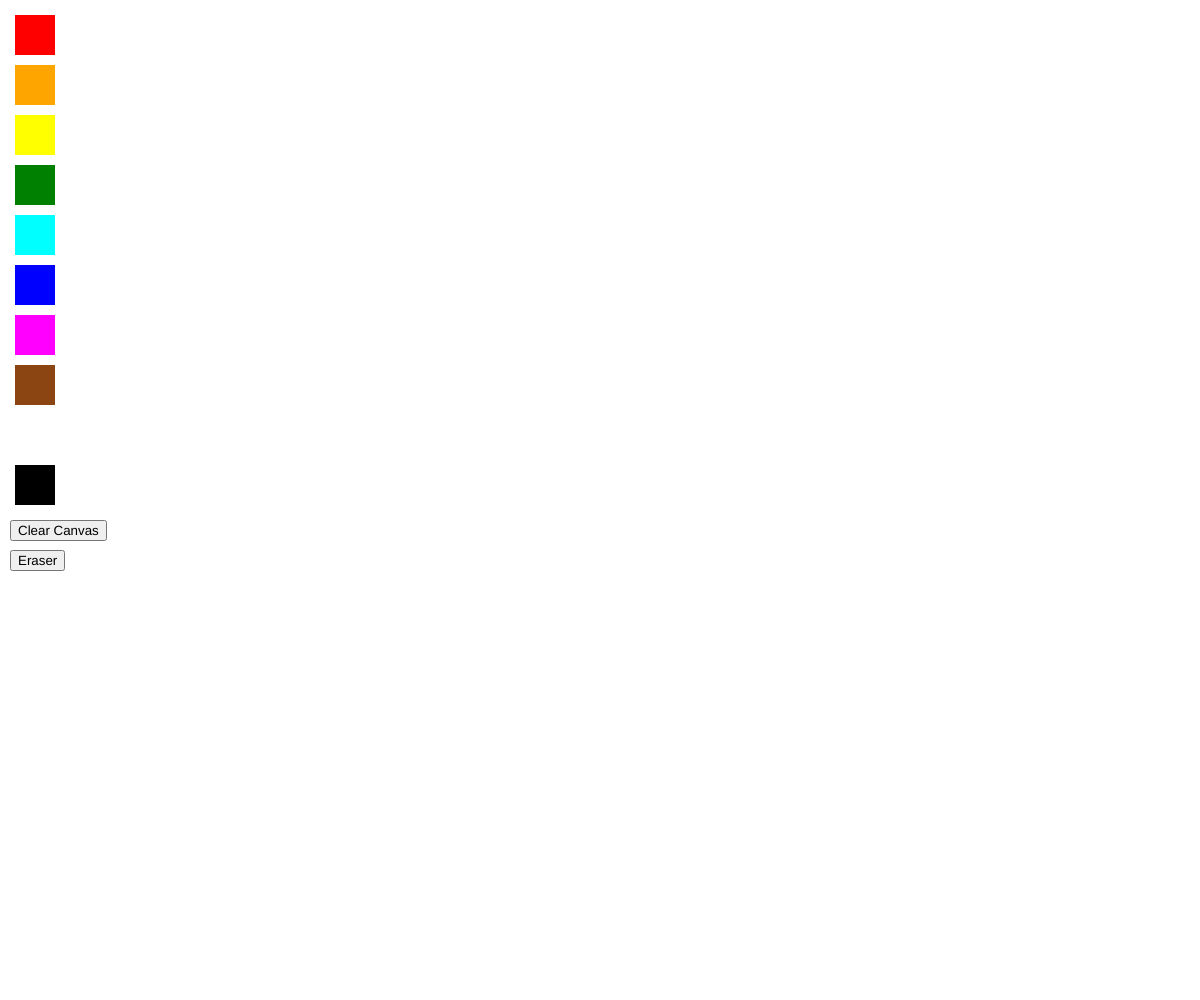
Frame 1 (no input)
Frame 60 (no input): identical to frame 1, image omitted
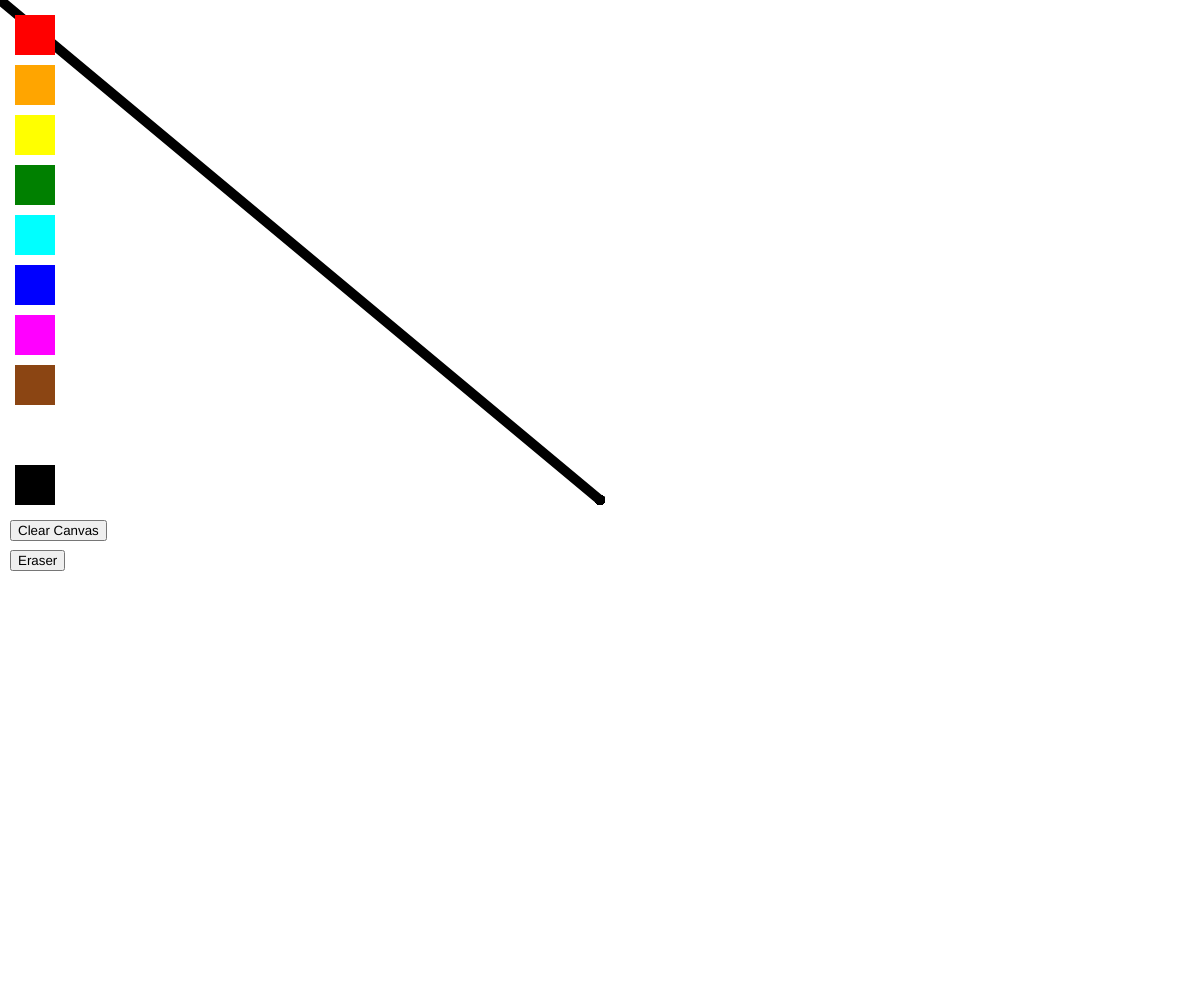
Frame 120 (the mouse pressed at the canvas centre since frame 60)

The p5.js sketch that drew these frames (run headless with seeded random() and noise() and a simulated clock; from frame 60 on, the mouse is pressed at the canvas centre):

// p5.js sketch
// ── sketch.js
let brushColor;
let brushSize = 10;
let colors = [
  { color: '#FF0000', name: 'Red' },
  { color: '#FFA500', name: 'Orange' },
  { color: '#FFFF00', name: 'Yellow' },
  { color: '#008000', name: 'Green' },
  { color: '#00FFFF', name: 'Cyan' },
  { color: '#0000FF', name: 'Blue' },
  { color: '#FF00FF', name: 'Magenta' },
  { color: '#8B4513', name: 'Brown' },
  { color: '#FFFFFF', name: 'White' },
  { color: '#000000', name: 'Black' }
];

function setup() {
  createCanvas(windowWidth, windowHeight);
  background(255);
  brushColor = color(0);
  

  for (let i = 0; i < colors.length; i++) {
    let colorBlock = createDiv('');
    colorBlock.style('background-color', colors[i].color);
    colorBlock.style('width', '40px');
    colorBlock.style('height', '40px');
    colorBlock.style('margin', '5px');
    colorBlock.position(10, 10 + i * 50);
    colorBlock.mousePressed(() => brushColor = color(colors[i].color));
  }
  
  let clearButton = createButton('Clear Canvas');
  clearButton.position(10, colors.length * 50 + 20);
  clearButton.mousePressed(() => background(255));

  let eraserButton = createButton('Eraser');
  eraserButton.position(10, colors.length * 50 + 50);
  eraserButton.mousePressed(() => brushColor = color(255));
}

function draw() {
  if (mouseIsPressed && mouseX > 50) {
    stroke(brushColor);
    strokeWeight(brushSize);
    line(pmouseX, pmouseY, mouseX, mouseY);
  }
}
